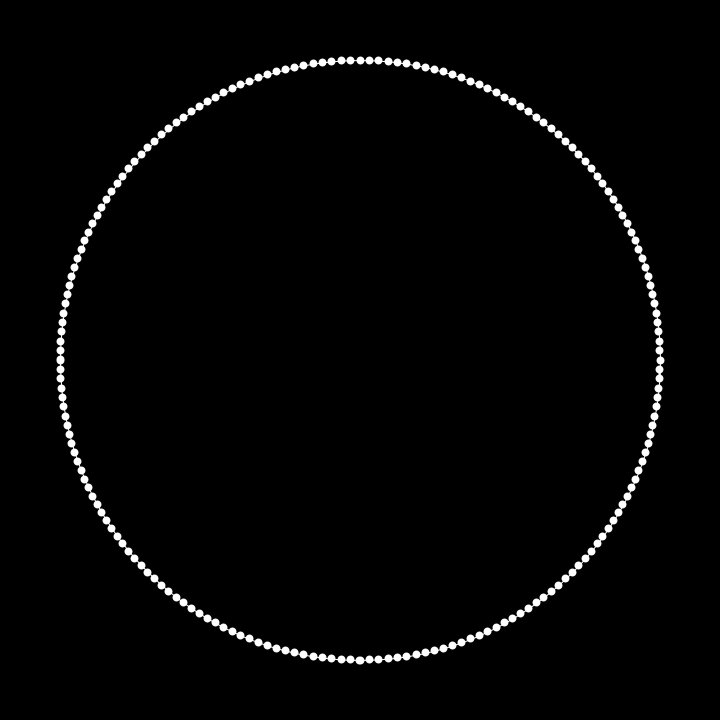
Frame 1 (no input)
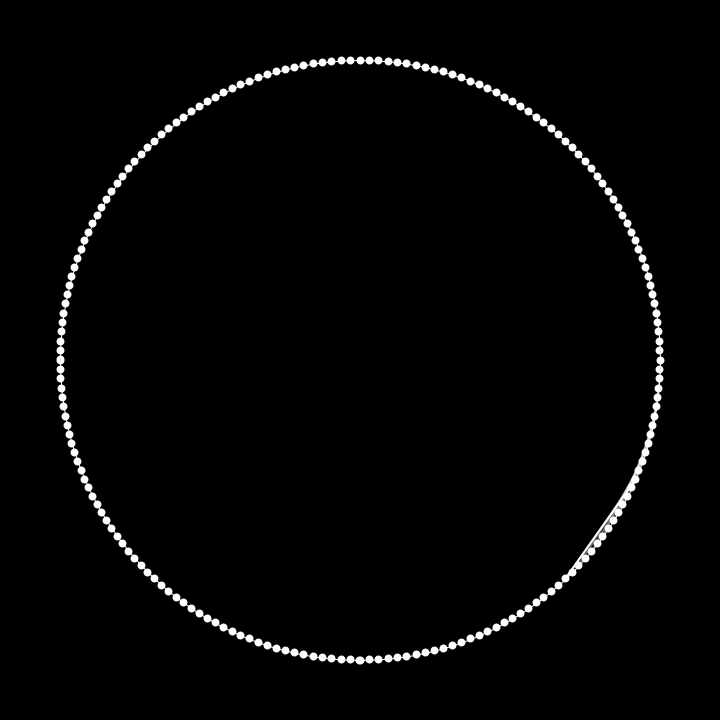
Frame 60 (the mouse pressed at the canvas centre just before this capture)
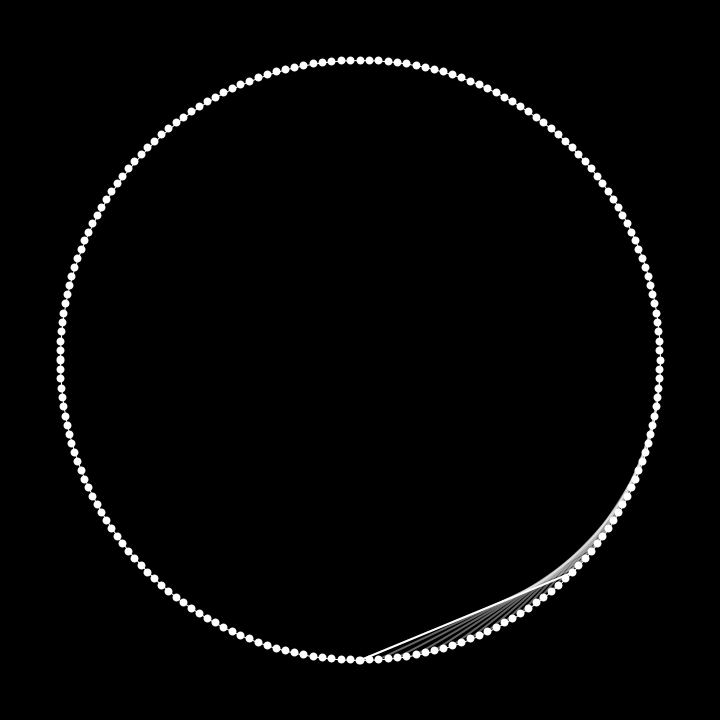
Frame 120 (the mouse held since frame 60 and released just before this capture)

The Processing sketch that drew these frames (run headless with seeded random() and noise(); from frame 60 on, the mouse is pressed at the canvas centre):

// Processing sketch: CardioidV4_Chord
// ── CardioidV4_Chord.pde
void settings() {
  size(720, 720);
}

float D, r, angle;
int N, n, it, drawRate;
float[] nodes;
ArrayList<Integer> chords;

void setup() {
  drawRate = 5;
  D = 600;
  r = D/2;
  noFill();
  N = 200;
  n = N/2;
  it = 1;
  nodes = new float[N];
  angle = TWO_PI/N;
  // collecting n node positions at i*TWO_PI/n
  for (int i =0; i < nodes.length; i++) {
    float node_angle = i*angle;
    nodes[i] = node_angle;
  } 
  //printArray(nodes);
  chords = new ArrayList<Integer>();
}

void draw() {
  background(0);
  translate(width/2, height/2);
  stroke(255);
  strokeWeight(1);
  ellipse(0, 0, D, D);

  //plot nodes
  for (int i =0; i < nodes.length; i++) {
    float theta = nodes[i];
    strokeWeight(8);
    point(r*cos(theta), r*sin(theta));
  }
  //generate start and end points of chord
  float x1 = r*cos(it*angle);
  float y1 = r*sin(it*angle);
  float x2 = r*cos(2*it*angle);
  float y2 = r*sin(2*it*angle);

  //every drawRate frames, recalculate end points
  
  if (frameCount%drawRate == 0) {
    it ++;
    x1 = r*cos(it*angle);
    y1 = r*sin(it*angle);
    x2 = r*cos(2*it*angle);
    y2 = r*sin(2*it*angle);
    
    //store it in ArrayList until we've gone through the whole thing once
    //this happens at it = 2N
    if (it < N) {
      chords.add(it);
    }
  }
  //draw the envelope
  stroke(255, 100);
  strokeWeight(2);
  for (int iter : chords) {
    float e_x1 = r*cos(iter*angle);
    float e_y1 = r*sin(iter*angle);
    float e_x2 = r*cos(2*iter*angle);
    float e_y2 = r*sin(2*iter*angle);
    line(e_x1, e_y1, e_x2, e_y2);
  }

  //draw line
  stroke(255);
  strokeWeight(2);
  line(x1, y1, x2, y2);
  //line(r*cos(it*angle), r*sin(it*angle), r*cos(2*it*angle), r*sin(2*it*angle));
}
